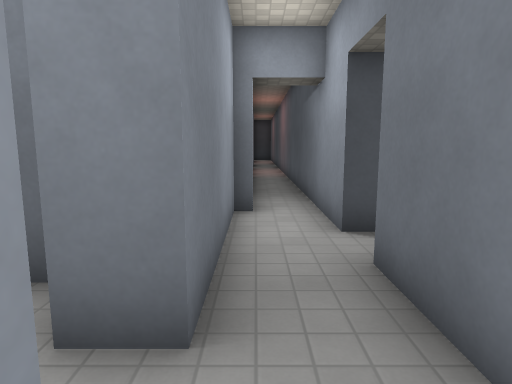
view 1 (above)

19 first-person views from a walk through a 3-D level made in the Godot game engine. The camera is 1.5 m above the floor, tilts 8° down and sees 75° across. The floor is counted in squares, 1 m on a side. Each view is taken from the middle of a square. On the plan, view 1 faces up. The plan holds only what a view shows up to about 15 squares ahead; the rest is blank. The place goes on beyond the plan. Door leaves are left out where a doorway can be walked through. Surface patterns are stand-ins for the level's own textures.

view 2
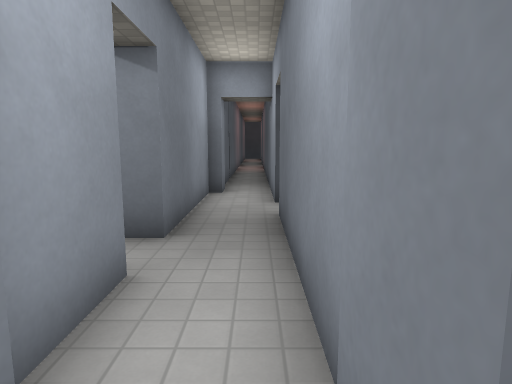

view 3
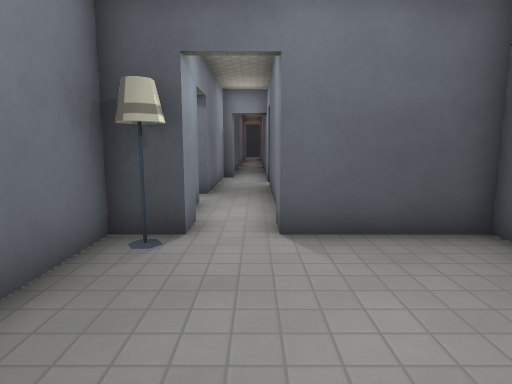

view 4
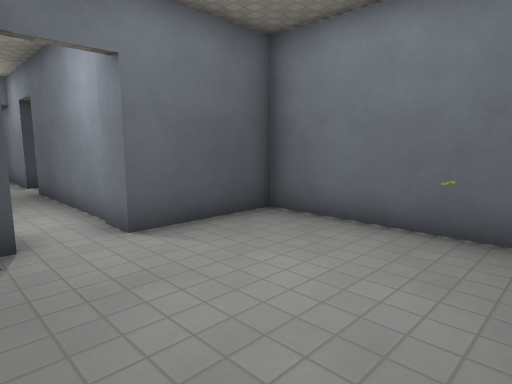

view 5
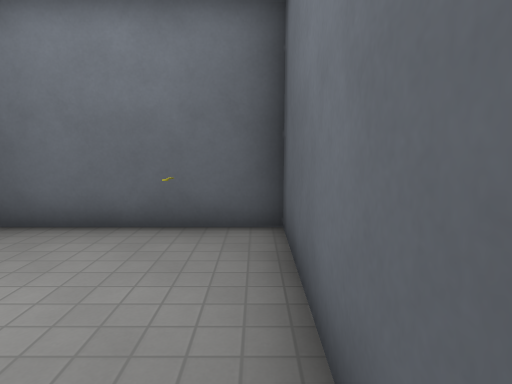

view 6
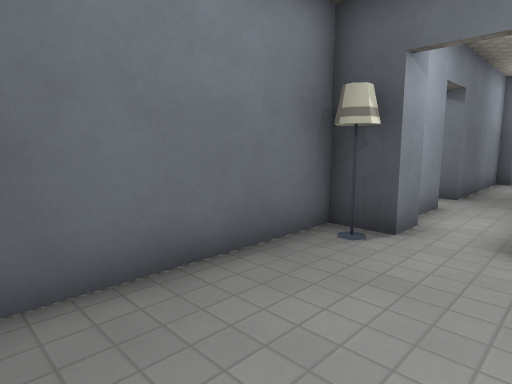

view 7
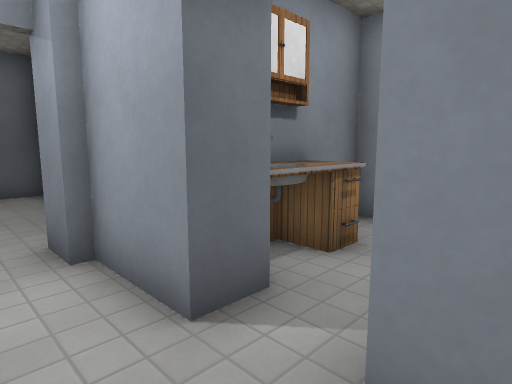

view 8
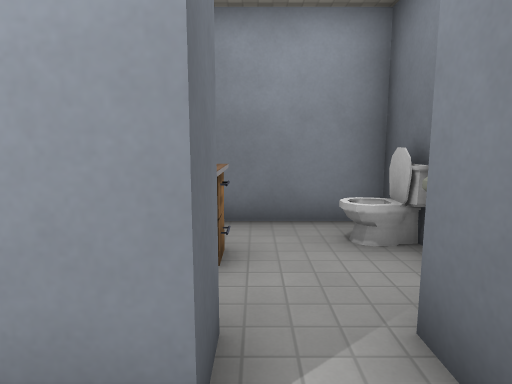

view 9
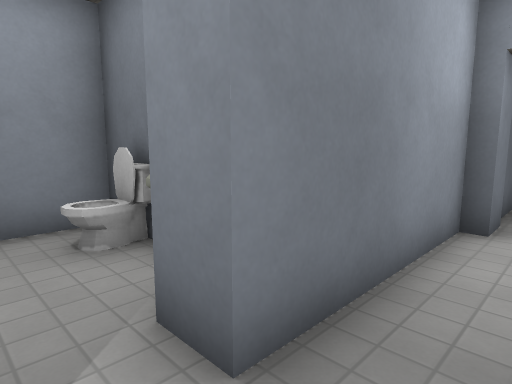

view 10
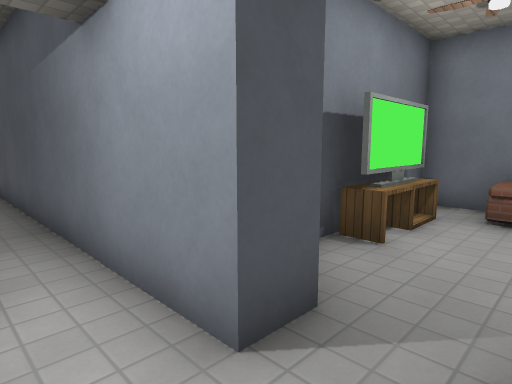

view 11
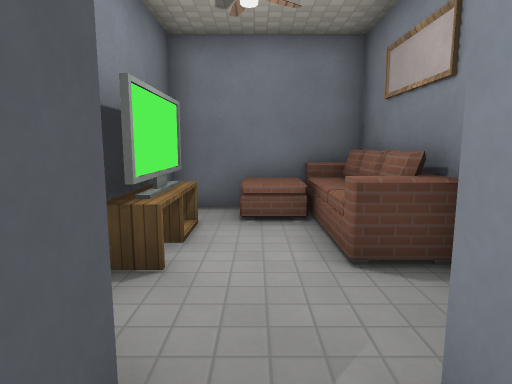

view 12
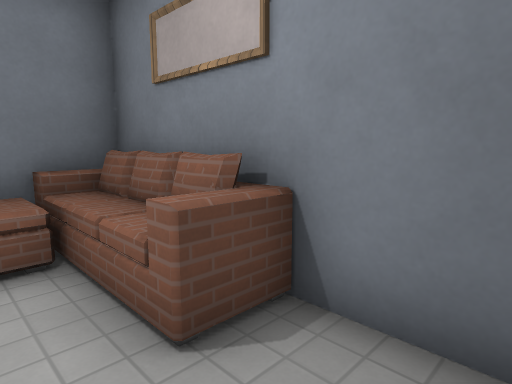

view 13
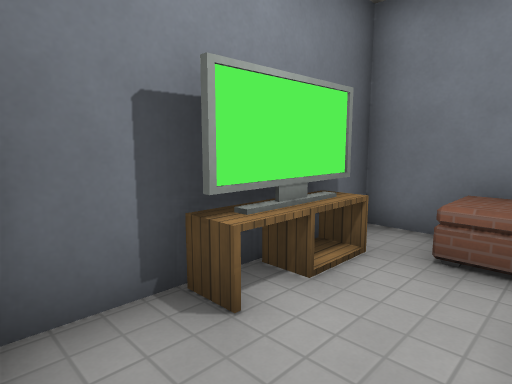

view 14
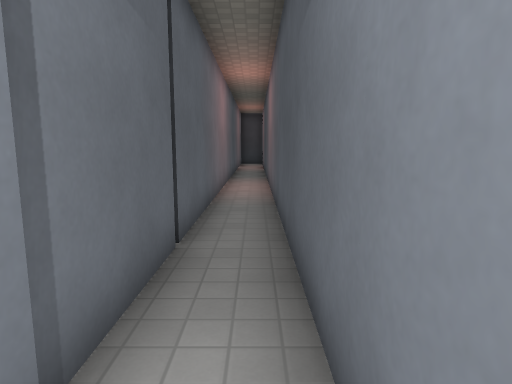

view 15
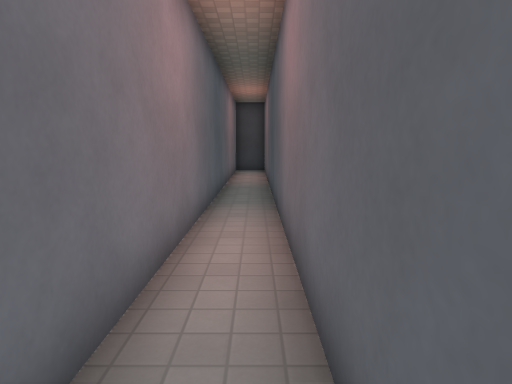

view 16
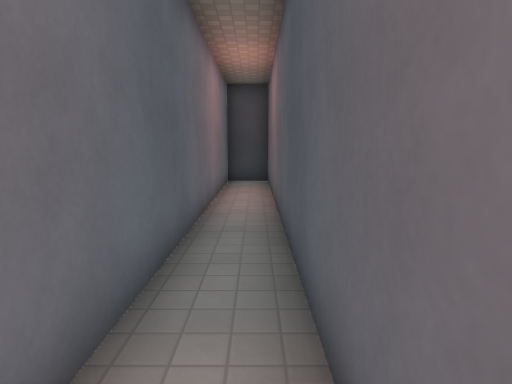

view 17
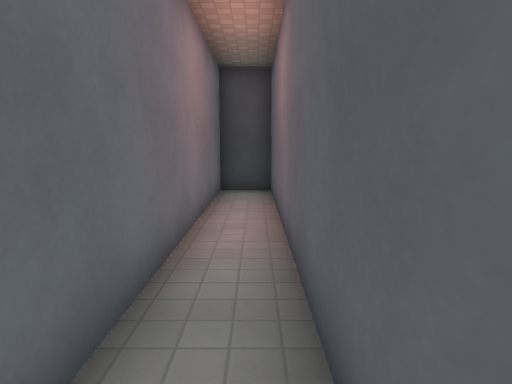

view 18
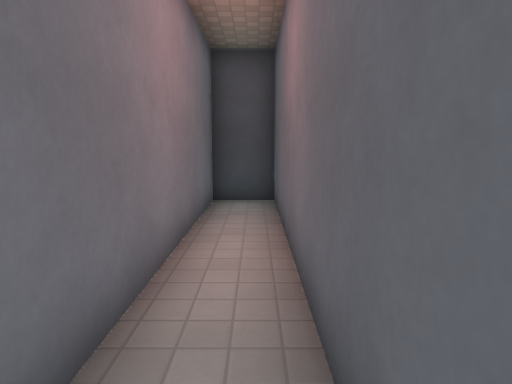

view 19
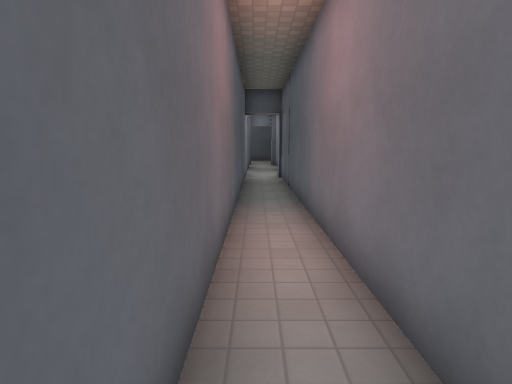

### Floor plan
Ten units are one square. View 1 is at (0, 0); x grows to the right and y downward. Boxes are objects, and circles mark ways between rooms. Rooms are numbered by the first view taken in them; rooms with no view inside come last. Other rooms are left out.
<svg viewBox="-60 -346 155 436">
<path fill="none" stroke="#000" d="M-5 -7 -5 15 -2 15M15 -57 15 -79M-2 -75 -5 -75 -5 -23M15 25 15 -41M-2 25 -15 25 -15 76M-15 85 50 85 50 25 15 25M31 -25 90 -25 90 -70 32 -70M15 -79 15 -341 -2 -341 -2 -75M-38 -7 -5 -7M-38 -35 -55 -35 -55 5 -26 5M-25 -5 -16 -5"/>
<rect x="-15" y="25" width="10" height="10" fill="#bbb"><title>lamp</title></rect>
<rect x="45" y="-65" width="30" height="10" fill="#bbb"><title>other object</title></rect>
<rect x="55" y="-35" width="20" height="10" fill="#bbb"><title>painting</title></rect>
<rect x="55" y="-75" width="10" height="10" fill="#bbb"><title>table</title></rect>
<rect x="75" y="-35" width="10" height="10" fill="#bbb"><title>armchair</title></rect>
<rect x="-45" y="-35" width="10" height="10" fill="#bbb"><title>toilet</title></rect>
<rect x="-35" y="-5" width="10" height="10" fill="#bbb"><title>cabinet</title></rect>
<circle cx="5" cy="20" r="3" fill="#2a7"/>
<circle cx="20" cy="-45" r="3" fill="#2a7"/>
<circle cx="5" cy="-80" r="3" fill="#2a7"/>
<circle cx="-18" cy="-12" r="3" fill="#2a7"/>
<text x="0" y="-30">1</text>
<text x="10" y="50">2</text>
<text x="60" y="-50">3</text>
<text x="10" y="-210">4</text>
<text x="-40" y="-20">5</text>
</svg>
Room 1 opens to room 2. Room 1 opens to room 3. Room 1 opens to room 4. Room 1 opens to room 5.

Where each view was taken, in squares from view 1:
view 1: 0 up, 0 right, facing up
view 2: 3 down, 1 right, facing up
view 3: 8 down, 1 right, facing up
view 4: 8 down, 1 left, facing up-right
view 5: 8 down, 1 left, facing right
view 6: 8 down, 2 right, facing up-left
view 7: 3 up, 1 right, facing down-left
view 8: 1 up, 1 right, facing left
view 9: 1 up, 1 right, facing up-left
view 10: 4 up, 0 right, facing up-right
view 11: 5 up, 1 right, facing right
view 12: 5 up, 3 right, facing down-right
view 13: 4 up, 3 right, facing up-right
view 14: 7 up, 1 right, facing up
view 15: 14 up, 1 right, facing up
view 16: 20 up, 1 right, facing up
view 17: 23 up, 1 right, facing up
view 18: 25 up, 1 right, facing up
view 19: 24 up, 1 right, facing down
